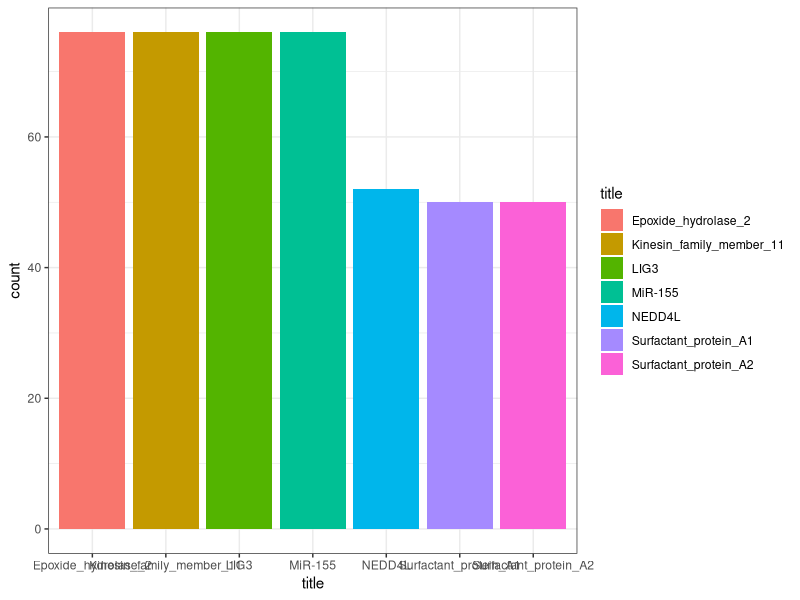
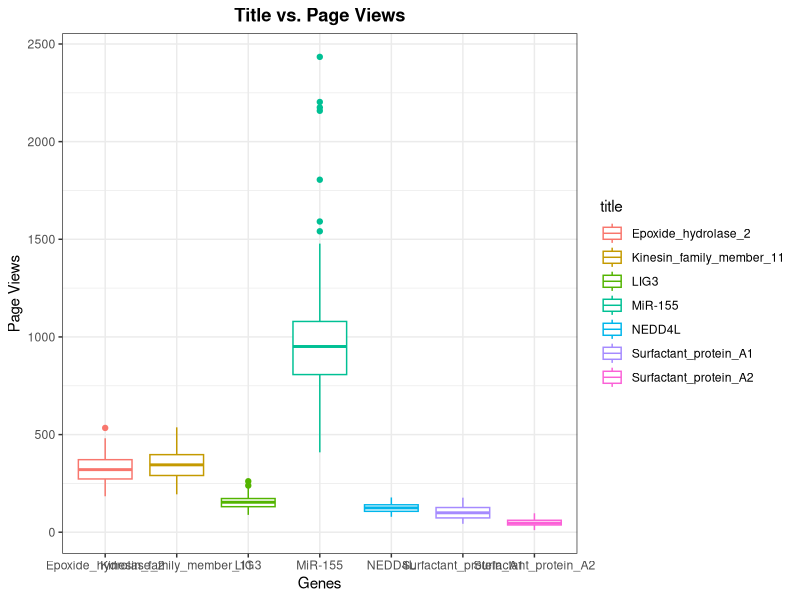
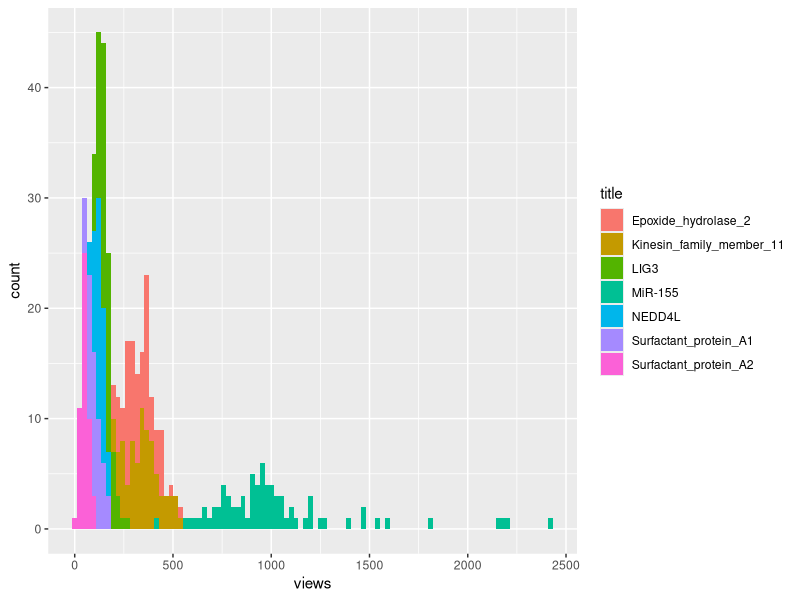
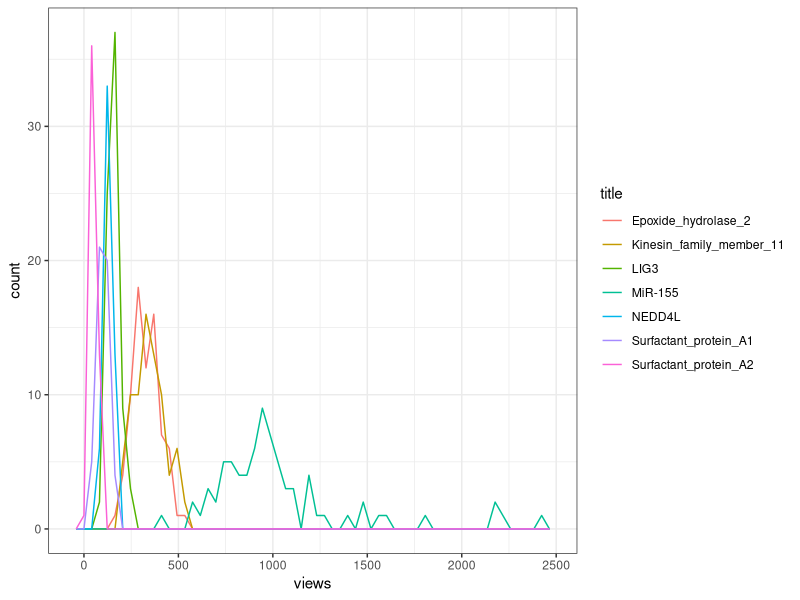

Recreate these plots in R, in order. (Note: this script raises an error after producing the figures.)
library(dplyr)
library(ggplot2)
library(data.table)
library(openxlsx)
library(tibble)
#Gene_wiki_views
df_gwv <- read.table(file = "results/gene_wiki_views.tsv", 
                   sep = "\t", header=TRUE)
df_gwv <- df_gwv %>% select(-X)
View(df_gwv)
df_gwv$title <- as.factor(df_gwv$title)
#summary(as.factor(df_gwv$title))
length(unique(df_gwv$title)) #123
class(df_gwv$title)#factor

# Gene Wiki Views (M)
sum(df_gwv$views) #4950048

#selecting random subset of data for plotting purpose
selected_df_gwv <- df_gwv[1:456,]
ggplot(selected_df_gwv, aes(x=title, fill=title))+geom_bar()+theme_bw()

ggplot(selected_df_gwv, aes(x=title, y= views, col=title))+geom_boxplot()+theme_bw()+labs(title= "Title vs. Page Views", x= "Genes" , y="Page Views")+theme(plot.title = element_text(hjust = 0.5, face="bold"))

ggplot(selected_df_gwv, aes(x=views, fill=title))+geom_histogram(bins=100)

ggplot(selected_df_gwv, aes(x=views, col=title))+geom_freqpoly(bins=60)+theme_bw()

#GENE_WIKI_REVIEW
df_gwr <-as.data.frame(fread("data/GeneWikiReviewlist.tsv"))
View(df_gwr)
#Making a copy
df_gwr_modified <- df_gwr
df_gwr_modified$Batch_upd <- df_gwr_modified$Batch
df_gwr_modified <- df_gwr_modified[,c(1,18,2:17)]
View(df_gwr_modified)

length(factor(df_gwr_modified$GW_title))
length(unique(df_gwr_modified$GW_title))#129

#Status (A & X)
dim(df_gwr_modified %>% dplyr::distinct(status)) # 96*1
gwr_status_count <- (df_gwr_modified %>% dplyr::count(status))
dim(gwr_status_count) # Rows-96, Col-2 (96*2)
#unique status [94];"Submitted elsewhere"; empty 
write.xlsx(gwr_status_count, "./numbers/gwr_status_count.xlsx")

#Gene Wiki Pages (B)
dim(df_gwr_modified %>% dplyr::distinct(`Gene Wiki Page`)) # 124*1
gwr_genewikipages_count <- (df_gwr_modified %>% dplyr::count(`Gene Wiki Page`))
dim(gwr_genewikipages_count) # Rows-124, Col-2
# 123 unique; empty
write.xlsx(gwr_genewikipages_count, "./numbers/gwr_genewikipages_count.xlsx")

#changes to be made [Ginger]
#The first 6 existed before I joined the project, so you can consider those batch 0
df_gwr_modified$Batch_upd[1:6] <- 0

#Row 96 It's Dr. Peipei Ping, so it must be a cardiac gene-- batch 5
df_gwr_modified$Batch_upd[96] <- 5

#For row 107, it was officially part of Batch 9, but this guy is also in Peipei's lab so we can count it as batch 5
df_gwr_modified$Batch_upd[107] <- 5

#removing * and combining
df_gwr_modified$Batch_updated <- stringr::str_replace(df_gwr_modified$Batch_upd, '\\*', '')
df_gwr_modified <- df_gwr_modified[,c(1,2,19,3:18)]
df_gwr_modified$Batch_updated <- as.numeric(df_gwr_modified$Batch_updated)
#View(df_gwr_modified)
ggplot(df_gwr_modified, aes(x=Batch_updated, fill=Batch_updated))+geom_bar()

table(is.na(df_gwr_modified$Batch_updated)) #FALSE

unique(df_gwr_modified$Batch_updated)
unique(df_gwr_modified$Batch_upd)

#aggregate Genes from the Cardiac Gene Wiki Series (batches 4,5) vs disease-agnostic (batch 1-3,6,8,9), vs rare disease series (batch 7, 10) vs alzheimer disease (batch 11)
colnames(df_gwr_modified)[7] <- "title"
colnames(df_gwr_modified)

#aggregate Genes from the Cardiac Gene Wiki Series (batches 4,5) vs disease-agnostic (batch 1-3,6,8,9), vs rare disease series (batch 7, 10) vs alzheimer disease (batch 11)
# using Switch statement in R


df_gwr_modified <- df_gwr_modified %>% dplyr::mutate(case_category = case_when(Batch_updated < 1 ~ "earlier",
                                                                        Batch_updated == 1 ~ "disease-agnostic",
                                                                        Batch_updated == 2 ~ "disease-agnostic",
                                                                        Batch_updated == 3 ~ "disease-agnostic",
                                                                        Batch_updated == 8 ~ "disease-agnostic",
                                                                        Batch_updated == 9 ~ "disease-agnostic",
                                                                        Batch_updated == 4 ~ "cardiac",
                                                                        Batch_updated == 5 ~ "cardiac",
                                                                        Batch_updated == 7 ~ "rare",
                                                                        Batch_updated == 10 ~ "rare",
                                                                        Batch_updated == 11 ~ "AD",
                                                                        TRUE ~ "Low",))
df_gwr_modified <- df_gwr_modified[,c(1,2,3,20,4:19)]
View(df_gwr_modified)

length(intersect( df_gwv$title, df_gwr_modified$title)) #74
merge_gwv_gwr <- (left_join(df_gwv, df_gwr_modified, by= "title"))

unique(merge_gwv_gwr$Batch_updated)

library(dplyr)
temp3 <- merge_gwv_gwr[complete.cases(merge_gwv_gwr$case_category),]
#View(temp3)
ggplot(temp3, aes(x=case_category, y= views, col=case_category))+geom_boxplot()+theme_bw()+labs(title= "Title vs. Page Views", x= "Genes" , y="Page Views")+theme(plot.title = element_text(hjust = 0.5, face="bold"))

ggplot(temp3, aes(x=case_category, fill=case_category))+geom_bar()+theme_bw()




